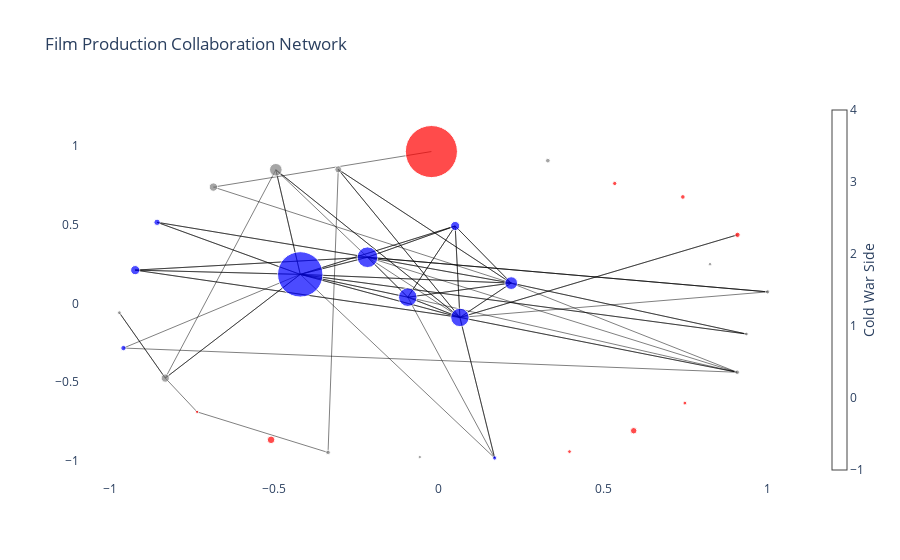

Source (notebook cell):
### Code cell
# With plotly
G = nx.Graph()
for country in countries:
    G.add_node(country, side=country_cold_war_side[country], size=root_film_count[country])

for (c1, c2), count in collaboration_count.items():
    G.add_edge(c1, c2, weight=count)

pos = nx.spring_layout(G, seed=42, k=10, iterations=100)
edge_x = []
edge_y = []
edge_weights = []

for edge in G.edges():
    x0, y0 = pos[edge[0]]
    x1, y1 = pos[edge[1]]
    edge_x.append(x0)
    edge_x.append(x1)
    edge_y.append(y0)
    edge_y.append(y1)
    edge_weights.append(G[edge[0]][edge[1]]['weight'])

edge_trace = go.Scatter(
    x=edge_x,
    y=edge_y,
    line=dict(width=0.5, color='black'),
    hoverinfo='none',
    mode='lines'
)

node_x = []
node_y = []
node_colors = []
node_sizes = []

for node in G.nodes():
    x, y = pos[node]
    node_x.append(x)
    node_y.append(y)
    if G.nodes[node]['side'] == 'Western':
        node_colors.append('blue')
    elif G.nodes[node]['side'] == 'Eastern':
        node_colors.append('red')
    else:
        node_colors.append('grey')
    node_sizes.append(G.nodes[node]['size'] * 0.5)

node_trace = go.Scatter(
    x=node_x,
    y=node_y,
    mode='markers',
    hoverinfo='text',
    hovertext=[node for node in G.nodes()],
    marker=dict(
        showscale=True,
        colorscale='YlGnBu',
        size=node_sizes,
        color=node_colors,
        colorbar=dict(
            thickness=15,
            title='Cold War Side',
            xanchor='left',
            titleside='right'
        )
    )
)

fig = go.Figure(data=[edge_trace, node_trace],
                layout=go.Layout(
                    title='Film Production Collaboration Network',
                    showlegend=False,
                    hovermode='closest',
                    xaxis=dict(showgrid=False, zeroline=False),
                    yaxis=dict(showgrid=False, zeroline=False),
                    plot_bgcolor='white'
                ))

fig.show()

### Figure 1 — Plotly figure (JSON) as saved in the notebook; plotly's stock layout.template omitted (floating-point values rounded to 4 significant figures)
{"data": [{"hoverinfo": "none", "line": {"color": "black", "width": 0.5}, "mode": "lines", "type": "scatter", "x": [-0.02265, -0.6856, 0.22, -0.09447, 0.22, 0.06406, 0.22, 0.9356, 0.22, 0.04965, 0.22, -0.2169, 0.22, -0.4215, 0.22, -0.3059, 0.22, 0.9073, -0.09447, 0.06406, -0.09447, 0.04965, -0.09447, -0.4215, -0.09447, -0.2169, -0.09447, 0.1699, -0.4215, -0.2169, -0.4215, 0.04965, -0.4215, 0.06406, -0.4215, -0.4958, -0.4215, -0.9235, -0.4215, -0.857, -0.4215, 0.9356, -0.4215, -0.832, -0.4215, -0.9592, 0.9073, 0.06406, 0.9073, -0.2169, 0.06406, -0.2169, 0.06406, 0.04965, 0.06406, 0.9083, 0.06406, 0.1699, 0.06406, -0.9235, 0.06406, -0.3059, 0.06406, -0.4958, 0.06406, 1, -0.2169, 0.04965, -0.2169, -0.9235, -0.2169, 1, -0.2169, -0.857, -0.2169, -0.4958, -0.832, -0.9717, -0.832, -0.7353, -0.3369, -0.3059], "y": [0.9652, 0.7396, 0.1294, 0.03987, 0.1294, -0.08878, 0.1294, -0.1941, 0.1294, 0.4922, 0.1294, 0.2937, 0.1294, 0.1848, 0.1294, 0.8515, 0.1294, -0.4372, 0.03987, -0.08878, 0.03987, 0.4922, 0.03987, 0.1848, 0.03987, 0.2937, 0.03987, -0.982, 0.1848, 0.2937, 0.1848, 0.4922, 0.1848, -0.08878, 0.1848, 0.8494, 0.1848, 0.2119, 0.1848, 0.5156, 0.1848, -0.1941, 0.1848, -0.4741, 0.1848, -0.2834, -0.4372, -0.08878, -0.4372, 0.2937, -0.08878, 0.2937, -0.08878, 0.4922, -0.08878, 0.4362, -0.08878, -0.982, -0.08878, 0.2119, -0.08878, 0.8515, -0.08878, 0.8494, -0.08878, 0.0738, 0.2937, 0.4922, 0.2937, 0.2119, 0.2937, 0.0738, 0.2937, 0.5156, 0.2937, 0.8494, -0.4741, -0.05866, -0.4741, -0.6889, -0.9469, 0.8515]}, {"hoverinfo": "text", "hovertext": ["Russia", "Germany", "Italy", "United States of America", "Estonia", "Ukraine", "Switzerland", "Lithuania", "France", "United Kingdom", "India", "Hong Kong", "Spain", "Canada", "Latvia", "Hungary", "Japan", "Poland", "Denmark", "Austria", "Taiwan", "Australia", "Sweden", "Greece", "Belgium", "Netherlands", "Czech Republic", "Finland", "China", "Mexico", "Brazil"], "marker": {"color": ["red", "blue", "blue", "blue", "red", "grey", "grey", "red", "blue", "blue", "red", "grey", "blue", "blue", "red", "red", "grey", "red", "grey", "grey", "grey", "blue", "grey", "grey", "blue", "grey", "red", "grey", "red", "blue", "grey"], "colorbar": {"thickness": 15, "title": {"side": "right", "text": "Cold War Side"}, "xanchor": "left"}, "colorscale": [[0, "rgb(255,255,217)"], [0.125, "rgb(237,248,177)"], [0.25, "rgb(199,233,180)"], [0.375, "rgb(127,205,187)"], [0.5, "rgb(65,182,196)"], [0.625, "rgb(29,145,192)"], [0.75, "rgb(34,94,168)"], [0.875, "rgb(37,52,148)"], [1, "rgb(8,29,88)"]], "showscale": true, "size": [52.09, 12.7, 18.53, 45.38, 4.243, 8.367, 4.664, 7.55, 18.45, 20.69, 6.442, 8.261, 9.138, 9.165, 3.708, 3.841, 12.65, 5.268, 4.583, 3.64, 3.808, 6.325, 6.892, 3.5, 4.272, 4.301, 4.61, 4.664, 3.202, 5.339, 3.317]}, "mode": "markers", "type": "scatter", "x": [-0.02265, 0.22, -0.09447, -0.4215, 0.5349, -0.6856, 0.9073, -0.5103, 0.06406, -0.2169, 0.5926, -0.832, 0.04965, -0.9235, 0.3974, 0.7484, -0.4958, 0.9083, -0.3369, 0.9356, -0.9717, -0.857, -0.3059, 0.8247, 0.1699, 1, 0.7421, 0.3315, -0.7353, -0.9592, -0.05794], "y": [0.9652, 0.1294, 0.03987, 0.1848, 0.7624, 0.7396, -0.4372, -0.8665, -0.08878, 0.2937, -0.8088, -0.4741, 0.4922, 0.2119, -0.9414, -0.6328, 0.8494, 0.4362, -0.9469, -0.1941, -0.05866, 0.5156, 0.8515, 0.2494, -0.982, 0.0738, 0.6768, 0.9075, -0.6889, -0.2834, -0.9759]}], "layout": {"hovermode": "closest", "plot_bgcolor": "white", "showlegend": false, "title": {"text": "Film Production Collaboration Network"}, "xaxis": {"showgrid": false, "zeroline": false}, "yaxis": {"showgrid": false, "zeroline": false}}}
